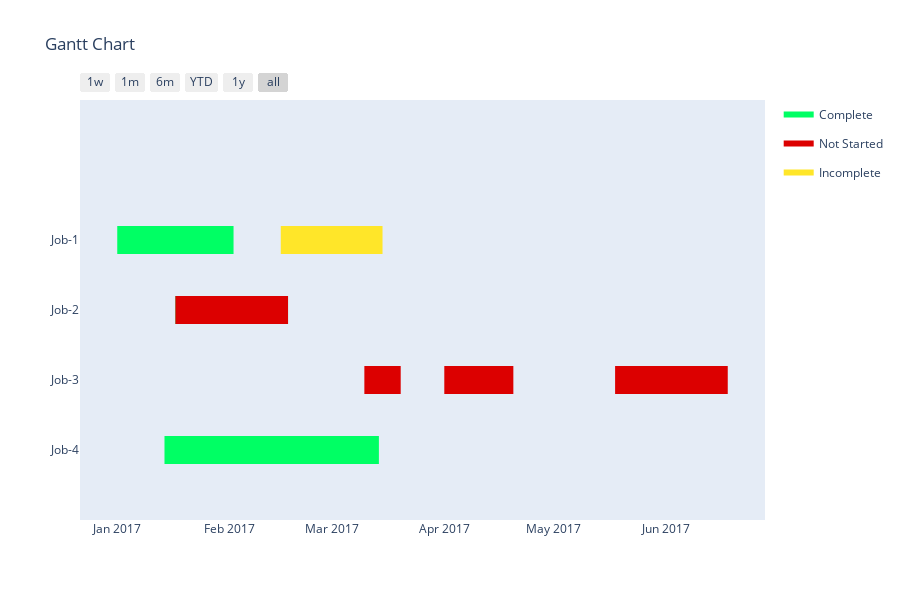

Write notebook code for a chart like this one.
### Markdown cell above
<h4 id="Group-Tasks-Together">Group Tasks Together<a class="anchor-link" href="#Group-Tasks-Together">¶</a></h4>

### Code cell
import plotly.figure_factory as ff

df = [dict(Task="Job-1", Start='2017-01-01', Finish='2017-02-02', Resource='Complete'),
      dict(Task="Job-1", Start='2017-02-15', Finish='2017-03-15', Resource='Incomplete'),
      dict(Task="Job-2", Start='2017-01-17', Finish='2017-02-17', Resource='Not Started'),
      dict(Task="Job-2", Start='2017-01-17', Finish='2017-02-17', Resource='Complete'),
      dict(Task="Job-3", Start='2017-03-10', Finish='2017-03-20', Resource='Not Started'),
      dict(Task="Job-3", Start='2017-04-01', Finish='2017-04-20', Resource='Not Started'),
      dict(Task="Job-3", Start='2017-05-18', Finish='2017-06-18', Resource='Not Started'),
      dict(Task="Job-4", Start='2017-01-14', Finish='2017-03-14', Resource='Complete')]

colors = {'Not Started': 'rgb(220, 0, 0)',
          'Incomplete': (1, 0.9, 0.16),
          'Complete': 'rgb(0, 255, 100)'}

fig = ff.create_gantt(df, colors=colors, index_col='Resource', show_colorbar=True,
                      group_tasks=True)
fig.show()

### Figure 1 — Plotly figure (JSON) as saved in the notebook; plotly's stock layout.template omitted (floating-point values rounded to 4 significant figures)
{"data": [{"fill": "toself", "fillcolor": "rgb(0, 255, 100)", "hoverinfo": "name", "legendgroup": "rgb(0, 255, 100)", "mode": "none", "name": "Complete", "type": "scatter", "x": ["2017-01-01", "2017-02-02", "2017-02-02", "2017-01-01", "2017-01-01", "2017-01-17", "2017-02-17", "2017-02-17", "2017-01-17", "2017-01-17", "2017-01-14", "2017-03-14", "2017-03-14", "2017-01-14"], "y": [2.8, 2.8, 3.2, 3.2, null, 1.8, 1.8, 2.2, 2.2, null, -0.2, -0.2, 0.2, 0.2]}, {"fill": "toself", "fillcolor": "rgb(220, 0, 0)", "hoverinfo": "name", "legendgroup": "rgb(220, 0, 0)", "mode": "none", "name": "Not Started", "type": "scatter", "x": ["2017-01-17", "2017-02-17", "2017-02-17", "2017-01-17", "2017-01-17", "2017-03-10", "2017-03-20", "2017-03-20", "2017-03-10", "2017-03-10", "2017-04-01", "2017-04-20", "2017-04-20", "2017-04-01", "2017-04-01", "2017-05-18", "2017-06-18", "2017-06-18", "2017-05-18"], "y": [1.8, 1.8, 2.2, 2.2, null, 0.8, 0.8, 1.2, 1.2, null, 0.8, 0.8, 1.2, 1.2, null, 0.8, 0.8, 1.2, 1.2]}, {"fill": "toself", "fillcolor": "rgb(255, 230, 41)", "hoverinfo": "name", "legendgroup": "rgb(255, 230, 41)", "mode": "none", "name": "Incomplete", "type": "scatter", "x": ["2017-02-15", "2017-03-15", "2017-03-15", "2017-02-15"], "y": [2.8, 2.8, 3.2, 3.2]}, {"legendgroup": "rgb(0, 255, 100)", "marker": {"color": "rgb(0, 255, 100)", "opacity": 0, "size": 1}, "mode": "markers", "name": "", "showlegend": false, "text": [null, null, null, null, null, null], "type": "scatter", "x": ["2017-01-01", "2017-02-02", "2017-01-17", "2017-02-17", "2017-01-14", "2017-03-14"], "y": [3, 3, 2, 2, 0, 0]}, {"legendgroup": "rgb(220, 0, 0)", "marker": {"color": "rgb(220, 0, 0)", "opacity": 0, "size": 1}, "mode": "markers", "name": "", "showlegend": false, "text": [null, null, null, null, null, null, null, null], "type": "scatter", "x": ["2017-01-17", "2017-02-17", "2017-03-10", "2017-03-20", "2017-04-01", "2017-04-20", "2017-05-18", "2017-06-18"], "y": [2, 2, 1, 1, 1, 1, 1, 1]}, {"legendgroup": "rgb(255, 230, 41)", "marker": {"color": "rgb(255, 230, 41)", "opacity": 0, "size": 1}, "mode": "markers", "name": "", "showlegend": false, "text": [null, null], "type": "scatter", "x": ["2017-02-15", "2017-03-15"], "y": [3, 3]}], "layout": {"height": 600, "hovermode": "closest", "showlegend": true, "title": {"text": "Gantt Chart"}, "xaxis": {"rangeselector": {"buttons": [{"count": 7, "label": "1w", "step": "day", "stepmode": "backward"}, {"count": 1, "label": "1m", "step": "month", "stepmode": "backward"}, {"count": 6, "label": "6m", "step": "month", "stepmode": "backward"}, {"count": 1, "label": "YTD", "step": "year", "stepmode": "todate"}, {"count": 1, "label": "1y", "step": "year", "stepmode": "backward"}, {"step": "all"}]}, "showgrid": false, "type": "date", "zeroline": false}, "yaxis": {"autorange": false, "range": [-1, 5], "showgrid": false, "ticktext": ["Job-4", "Job-3", "Job-2", "Job-1"], "tickvals": [0, 1, 2, 3], "zeroline": false}}}
